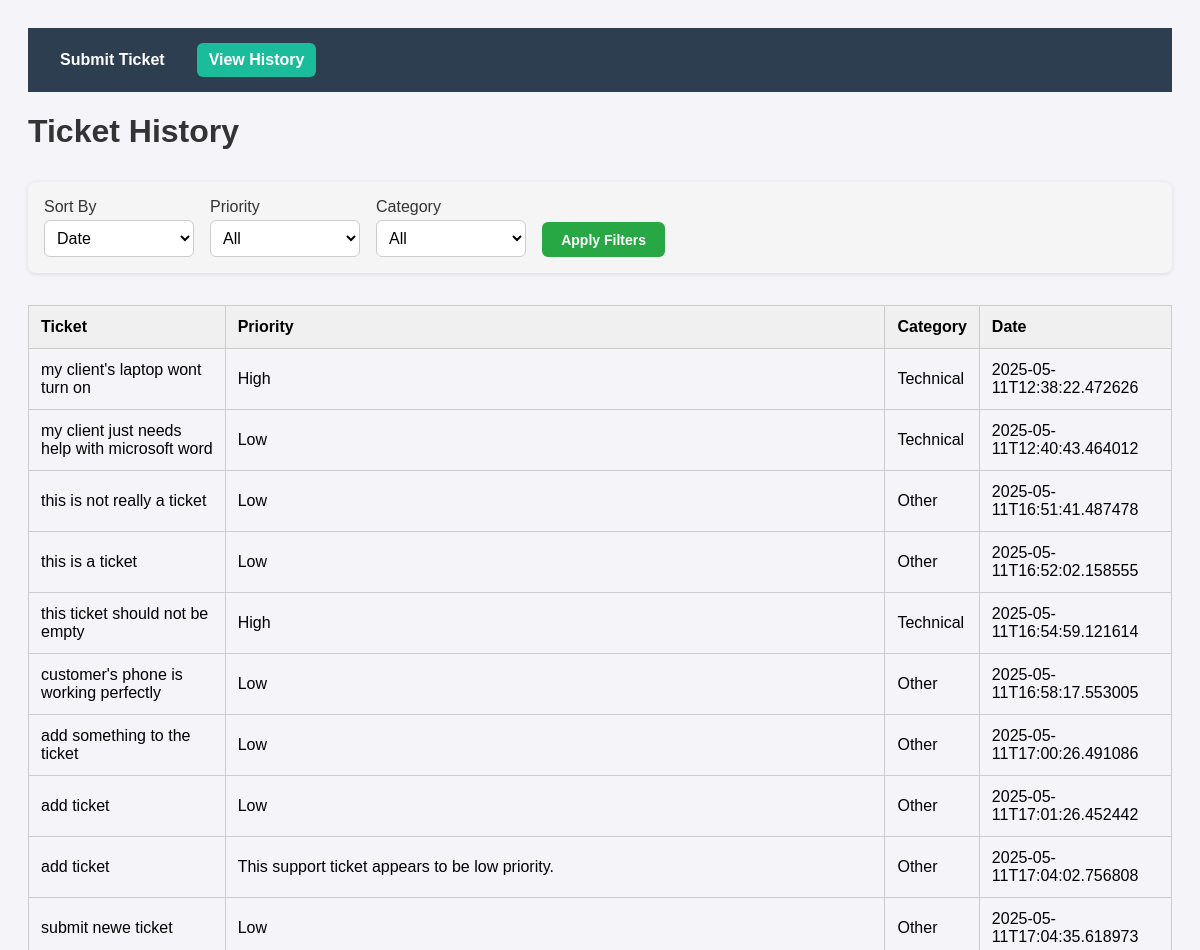
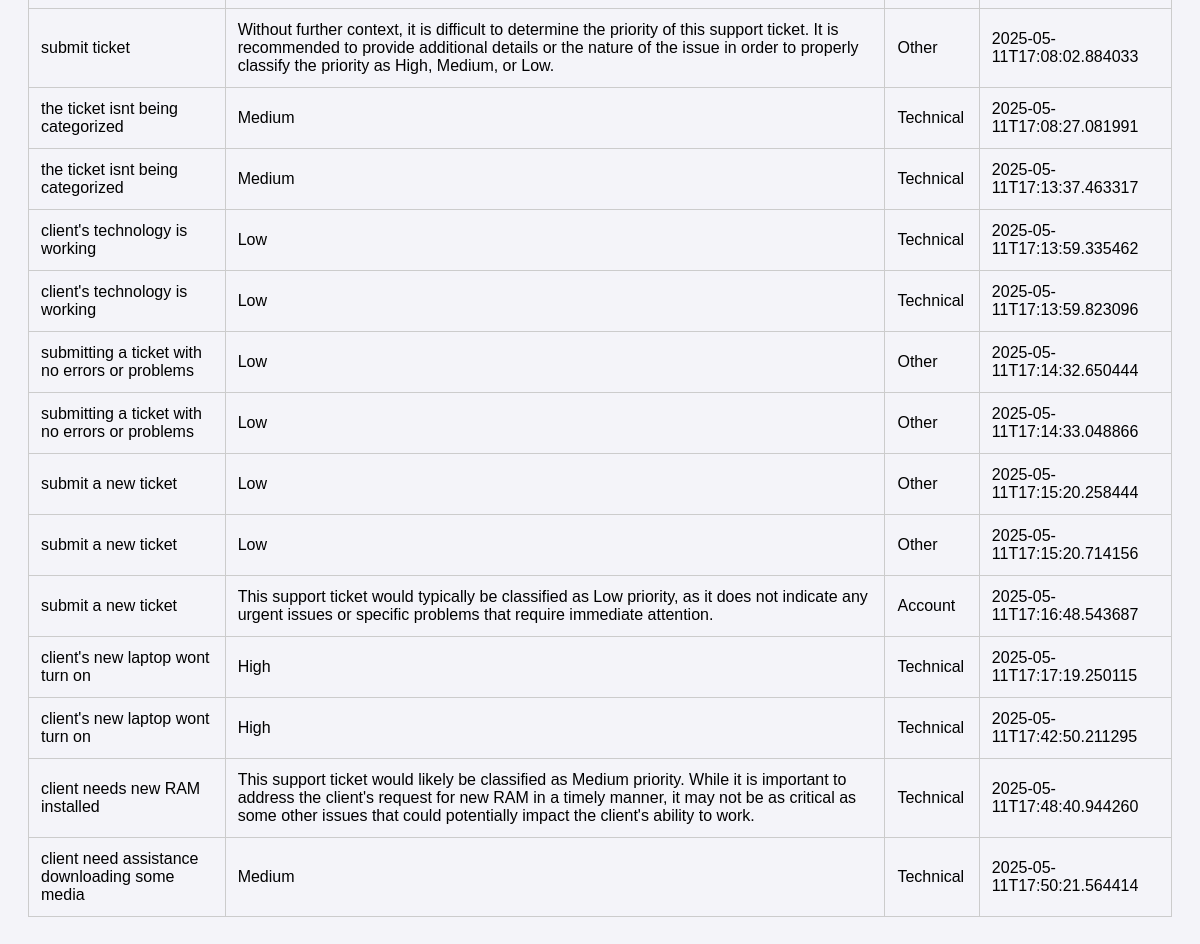
The app's page /history with its own data (2 pictures, top to bottom).
### tables this page shows
CREATE TABLE priorities (
            id INTEGER PRIMARY KEY AUTOINCREMENT,
            ticket TEXT,
            priority TEXT,
            category TEXT,
            timestamp TEXT
        );

### app.py (the view)
@app.route('/history', methods=['GET'])
def history():
    sort_by = request.args.get('sort_by', 'timestamp')  # Default is sorting by timestamp
    filter_priority = request.args.get('filter_priority', '')
    filter_category = request.args.get('filter_category', '')
    conn = sqlite3.connect("tickets.db")
    c = conn.cursor()
    query = "SELECT * FROM priorities WHERE 1=1"
    if filter_priority:
        query += f" AND priority = '{filter_priority}'"
    if filter_category:
        query += f" AND category = '{filter_category}'"
    query += f" ORDER BY {sort_by}"  # Sorting by the chosen column
    c.execute(query)
    tickets = c.fetchall()
    conn.close()
    return render_template('history.html', tickets=tickets)

### templates/history.html (shortened to what this page needs)
<!DOCTYPE html>
<html lang="en">
<head>
    <link rel="stylesheet" href="static/styles.css">
</head>
<body>
  <div class="topbar">
    <a href="/" class="nav-item">Submit Ticket</a>
    <a href="/history" class="nav-item active">View History</a>
  </div>
    <h1>Ticket History</h1>
    <div class="filters">
      <form method="GET" action="/history" class="filter-form">
          <div class="filter-group">
              <label for="sort_by">Sort By</label>
              <select name="sort_by" id="sort_by">
                  <option value="timestamp">Date</option>
              </select>
          </div>
          <div class="filter-group">
              <label for="filter_priority">Priority</label>
              <select name="filter_priority" id="filter_priority">
                  <option value="">All</option>
              </select>
          </div>
          <div class="filter-group">
              <label for="filter_category">Category</label>
              <select name="filter_category" id="filter_category">
                  <option value="">All</option>
              </select>
          </div>
          <button type="submit" class="apply-button">Apply Filters</button>
      </form>
  </div>
    <table>
        <thead>
            <tr>
                <th>Ticket</th>
                <th>Priority</th>
                <th>Category</th>
                <th>Date</th>
            </tr>
        </thead>
        <tbody>
            {% for ticket in tickets %}
            <tr>
                <td>{{ ticket[1] }}</td>
                <td>{{ ticket[2] }}</td>
                <td>{{ ticket[3] }}</td>
                <td>{{ ticket[4] }}</td>
            </tr>
            {% endfor %}
        </tbody>
    </table>
</body>
</html>

### static/styles.css (style rules this page uses)
body { font-family: Arial, sans-serif; padding: 20px; background-color: #f4f4f9; }
h1 { color: #333; }
button { padding: 10px 15px; font-size: 14px; background-color: #28a745; color: white; border: none; border-radius: 4px; cursor: pointer; }
table { width: 100%; border-collapse: collapse; margin-top: 20px; }
th, td { border: 1px solid #ccc; padding: 12px; text-align: left; }
th { background-color: #f0f0f0; }
.topbar { background-color: #2c3e50; padding: 15px 20px; display: flex; flex-wrap: wrap; gap: 20px; align-items: center; justify-content: flex-start; }
.nav-item { color: white; text-decoration: none; font-weight: bold; padding: 8px 12px; border-radius: 6px; }
.nav-item.active { background-color: #1abc9c; color: #fff; }
.filters { margin: 2rem 0; padding: 1rem; background: #f5f5f5; border-radius: 8px; box-shadow: 0 1px 5px rgba(0,0,0,0.1); }
.filter-form { display: flex; flex-wrap: wrap; gap: 1rem; align-items: flex-end; }
.filter-group { display: flex; flex-direction: column; min-width: 150px; }
.filter-group label { font-weight: 500; margin-bottom: 0.25rem; color: #333; }
.filter-group select { padding: 0.5rem; border-radius: 6px; border: 1px solid #ccc; font-size: 1rem; background-color: #fff; }
.apply-button { padding: 0.6rem 1.2rem; background-color: #28a745; border: none; border-radius: 6px; color: white; font-weight: bold; cursor: pointer; transition: background-color 0.3s ease; }

### records on screen
priorities: ticket "my client's laptop wont turn on", priority "High", category "Technical", timestamp "2025-05-11T12:38:22.472626"
priorities: ticket "my client just needs help with microsoft word", priority "Low", category "Technical", timestamp "2025-05-11T12:40:43.464012"
priorities: ticket "this is not really a ticket", priority "Low", category "Other", timestamp "2025-05-11T16:51:41.487478"
priorities: ticket "this is a ticket", priority "Low", category "Other", timestamp "2025-05-11T16:52:02.158555"
priorities: ticket "this ticket should not be empty", priority "High", category "Technical", timestamp "2025-05-11T16:54:59.121614"
priorities: ticket "customer's phone is working perfectly", priority "Low", category "Other", timestamp "2025-05-11T16:58:17.553005"
priorities: ticket "add something to the ticket", priority "Low", category "Other", timestamp "2025-05-11T17:00:26.491086"
priorities: ticket "add ticket", priority "Low", category "Other", timestamp "2025-05-11T17:01:26.452442"
priorities: ticket "add ticket", priority "This support ticket appears to be low priority.", category "Other", timestamp "2025-05-11T17:04:02.756808"
priorities: ticket "submit newe ticket", priority "Low", category "Other", timestamp "2025-05-11T17:04:35.618973"
priorities: ticket "submit ticket", priority "Without further context, it is difficult to determine the priority of this support ticket. It is recommended to provide additional details or the nature of the issue in order to properly classify the priority as High, Medium, or Low.", category "Other", timestamp "2025-05-11T17:08:02.884033"
priorities: ticket "the ticket isnt being categorized", priority "Medium", category "Technical", timestamp "2025-05-11T17:08:27.081991"
priorities: ticket "the ticket isnt being categorized", priority "Medium", category "Technical", timestamp "2025-05-11T17:13:37.463317"
priorities: ticket "client's technology is working", priority "Low", category "Technical", timestamp "2025-05-11T17:13:59.335462"
priorities: ticket "client's technology is working", priority "Low", category "Technical", timestamp "2025-05-11T17:13:59.823096"
priorities: ticket "submitting a ticket with no errors or problems", priority "Low", category "Other", timestamp "2025-05-11T17:14:32.650444"
priorities: ticket "submitting a ticket with no errors or problems", priority "Low", category "Other", timestamp "2025-05-11T17:14:33.048866"
priorities: ticket "submit a new ticket", priority "Low", category "Other", timestamp "2025-05-11T17:15:20.258444"
priorities: ticket "submit a new ticket", priority "Low", category "Other", timestamp "2025-05-11T17:15:20.714156"
priorities: ticket "submit a new ticket", priority "This support ticket would typically be classified as Low priority, as it does not indicate any urgent issues or specific problems that require immediate attention.", category "Account", timestamp "2025-05-11T17:16:48.543687"
priorities: ticket "client's new laptop wont turn on", priority "High", category "Technical", timestamp "2025-05-11T17:17:19.250115"
priorities: ticket "client's new laptop wont turn on", priority "High", category "Technical", timestamp "2025-05-11T17:42:50.211295"
priorities: ticket "client needs new RAM installed", priority "This support ticket would likely be classified as Medium priority. While it is important to address the client's request for new RAM in a timely manner, it may not be as critical as some other issues that could potentially impact the client's ability to work.", category "Technical", timestamp "2025-05-11T17:48:40.944260"
priorities: ticket "client need assistance downloading some media", priority "Medium", category "Technical", timestamp "2025-05-11T17:50:21.564414"
